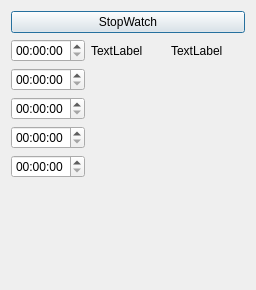
<?xml version="1.0" encoding="UTF-8"?>
<ui version="4.0">
 <class>Alarm</class>
 <widget class="QDialog" name="Alarm">
  <property name="geometry">
   <rect>
    <x>0</x>
    <y>0</y>
    <width>256</width>
    <height>290</height>
   </rect>
  </property>
  <property name="windowTitle">
   <string>Dialog</string>
  </property>
  <layout class="QVBoxLayout" name="verticalLayout_2">
   <item>
    <layout class="QVBoxLayout" name="verticalLayout">
     <item>
      <widget class="QPushButton" name="pushButton">
       <property name="text">
        <string>StopWatch</string>
       </property>
      </widget>
     </item>
     <item>
      <layout class="QFormLayout" name="formLayout">
       <item row="0" column="0">
        <widget class="QTimeEdit" name="timeEdit"/>
       </item>
       <item row="0" column="1">
        <layout class="QHBoxLayout" name="horizontalLayout">
         <item>
          <widget class="QLabel" name="label">
           <property name="text">
            <string>TextLabel</string>
           </property>
          </widget>
         </item>
         <item>
          <widget class="QLabel" name="label_3">
           <property name="text">
            <string>TextLabel</string>
           </property>
          </widget>
         </item>
        </layout>
       </item>
       <item row="1" column="0">
        <widget class="QTimeEdit" name="timeEdit_2"/>
       </item>
       <item row="2" column="0">
        <widget class="QTimeEdit" name="timeEdit_3"/>
       </item>
       <item row="3" column="0">
        <widget class="QTimeEdit" name="timeEdit_4"/>
       </item>
       <item row="4" column="0">
        <widget class="QTimeEdit" name="timeEdit_5"/>
       </item>
      </layout>
     </item>
    </layout>
   </item>
  </layout>
 </widget>
 <resources/>
 <connections/>
</ui>
